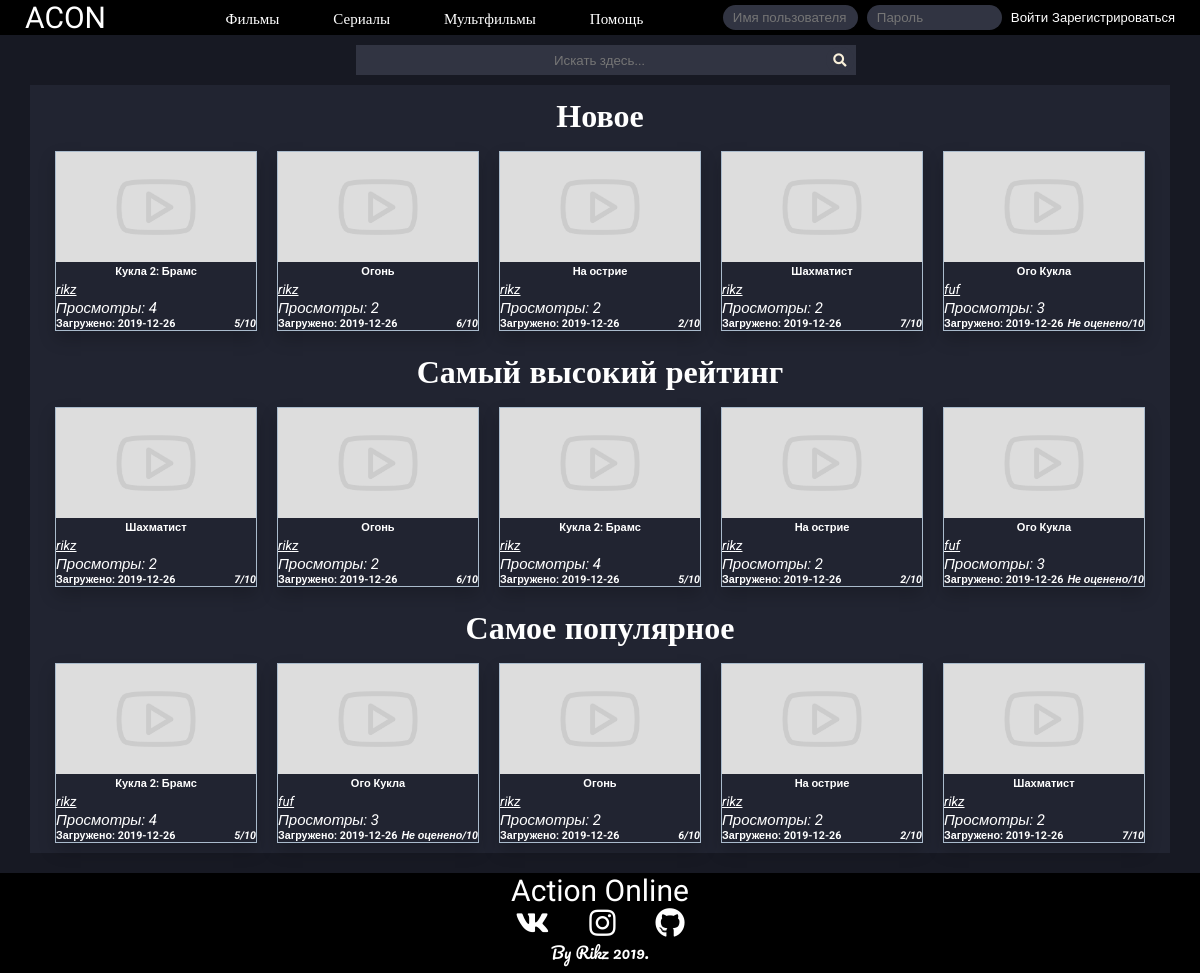
The page / on the database its author committed.
### tables this page shows
CREATE TABLE `files` (
  `id` int(11) UNSIGNED NOT NULL,
  `title` varchar(250) NOT NULL,
  `description` text DEFAULT NULL,
  `preview` varchar(500) DEFAULT NULL,
  `location` varchar(500) NOT NULL,
  `author` varchar(200) DEFAULT NULL,
  `main_genre` int(11) UNSIGNED NOT NULL DEFAULT 1,
  `creator` int(11) UNSIGNED NOT NULL,
  `upload_date` date NOT NULL,
  `views` int(15) UNSIGNED DEFAULT NULL,
  `middle_rating` float UNSIGNED NOT NULL DEFAULT 0,
  `showing` int(10) UNSIGNED NOT NULL,
  `moderating` int(11) UNSIGNED NOT NULL
);

### lib/mainFunctions.php (the view, shortened to what this page needs)
<?php
  function NameByid($id = 0) {
    if (!$id) {
      return ;
    }
    else {
      require "lib/db.php";
      $query = "SELECT username FROM `users` WHERE id = ? LIMIT 1";
      $stmt = mysqli_prepare($dbc,$query);
      mysqli_stmt_bind_param($stmt, 'i', $id);
      mysqli_stmt_execute($stmt);
      mysqli_stmt_bind_result($stmt,$user);
      return $user;
    }
  }
  function accountButton($id,$text = '') {
    return "<button type='submit' id='idNameButton' name='user_link' value=".$id.">".$text."<i class='line_under'>".NameByid($id)."</i></button>";
  }
  function draw_video($query = 0, $showmoderating = 0, $limit = -1, $info = 0) {
	if ($query || $info) {
		if ($info == 0) {
			require "lib/db.php";
			$data = mysqli_query($dbc,$query);
			$info = mysqli_fetch_assoc($data);
			echo "<div class='videos'>";
			$selfdb = 1;
		}
		$counter = 0;
		while ($info) {
			if ((!$info['moderating']) || ($info['moderating'] && $showmoderating == 1)) {
				if (!$info['preview'] || !file_exists($info['preview'])) {
					$info['preview'] = "images\\vid_paceholder.jpg";
				}
				if (!$info['middle_rating']) {
					$info['middle_rating'] = "Не оценено";
				}
		        if ($info['showing'] == 0 && $info['showing'] != NULL) {
		          echo "
		            <div class='video' style='border: 3px #615f57 solid;'>";
		        }
		        else{
		          echo "
		            <div class='video'>";
		        }
				echo "
		        	<form method='GET' action='watch'>
		            <button class='videoButton' name='vid' value=".$info['id']."><img class='videoPreview' src=".$info['preview'].">
		            <h5>".$info['title']."</h5>
		            </button></form>
		            <form method='GET' action='account'>
		            <p>".accountButton($info['creator'])."</p>
		            </form>
		            <i id='homeViews'>Просмотры: ".$info['views']."</i>
		            <h6 id='homeAddInfo'>Загружено: ".$info['upload_date']."<i>".$info['middle_rating']."/10</i></h6>
		        </div>";
		        $counter++;
		    }
		    elseif ($counter == 0 && $showmoderating == 1) {
		    	echo "<p id='about'>Извините,сейчас тут ничего нет.</p>";
		    }
		    if ($selfdb) {
		    	$info = mysqli_fetch_assoc($data);
		    }
		    else{
		    	$info = 0;
		    }
		}
		if ($selfdb) {
			echo "</div>";
		}
	}
}
?>

### style/style.css (style rules this page uses)
* { margin: 0; padding: 0; font-family: 'Roboto', sans-serif; }
html, body { height:100%; }
body { background-color: #171923; color: white; }
.videos { display: flex; flex-wrap: wrap; justify-content: center; margin-top: 10px; }
.video { margin: 0 10px 10px 10px; margin-bottom: 10px; max-width: 200px; box-shadow: 0px 8px 16px 0px rgba(0,0,0,0.2); border: 1px #abc solid; }
#homeViews { font-size: 15px; }
#homeAddInfo { display: flex; flex-wrap: wrap; justify-content: space-between; align-items: flex-end; }
.videoPreview { width: 200px; height: 110px; }
.videoButton { cursor: pointer; border: none; color: white; background-color: #212431; }
.line_under { text-decoration: underline; }
#idNameButton { cursor: pointer; border: none; color: white; background-color: #212431; }

### rows shown on the page
files: moderating 0 (drawn), title "Кукла 2: Брамс", views "4", upload_date "2019-12-26", middle_rating "5"
files: moderating 0 (drawn), title "Огонь", views "2", upload_date "2019-12-26", middle_rating "6"
files: moderating 0 (drawn), title "На острие", views "2", upload_date "2019-12-26", middle_rating "2"
files: moderating 0 (drawn), title "Шахматист", views "2", upload_date "2019-12-26", middle_rating "7"
files: moderating 0 (drawn), title "Ого Кукла", views "3", upload_date "2019-12-26"

### other values the page prints
NameByid($id) "rikz"
NameByid($id) "fuf"
$info['middle_rating'] "Не оценено"
